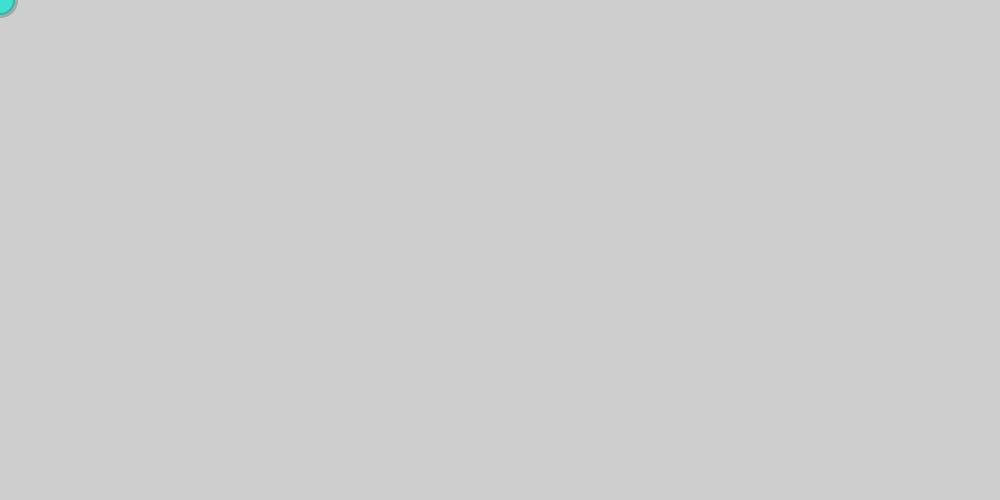
Frame 1 (no input)
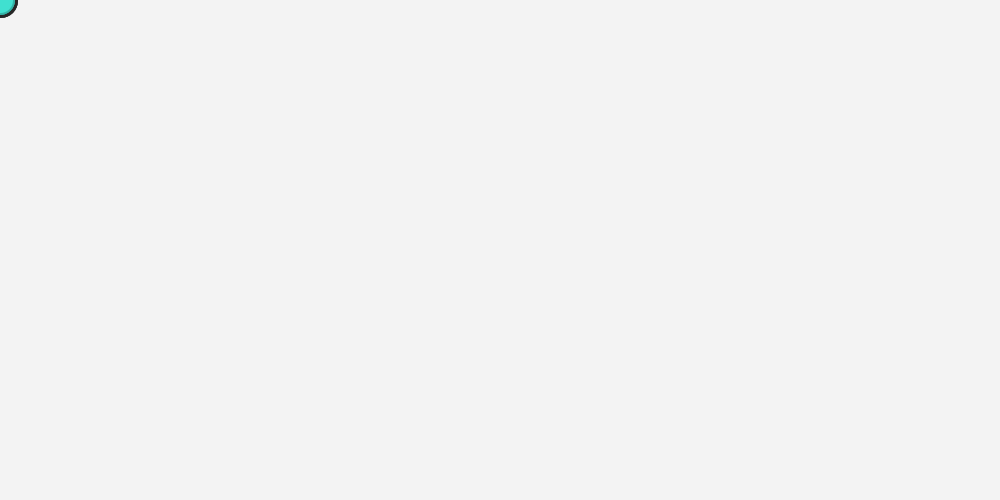
Frame 60 (the mouse pressed at the canvas centre just before this capture)
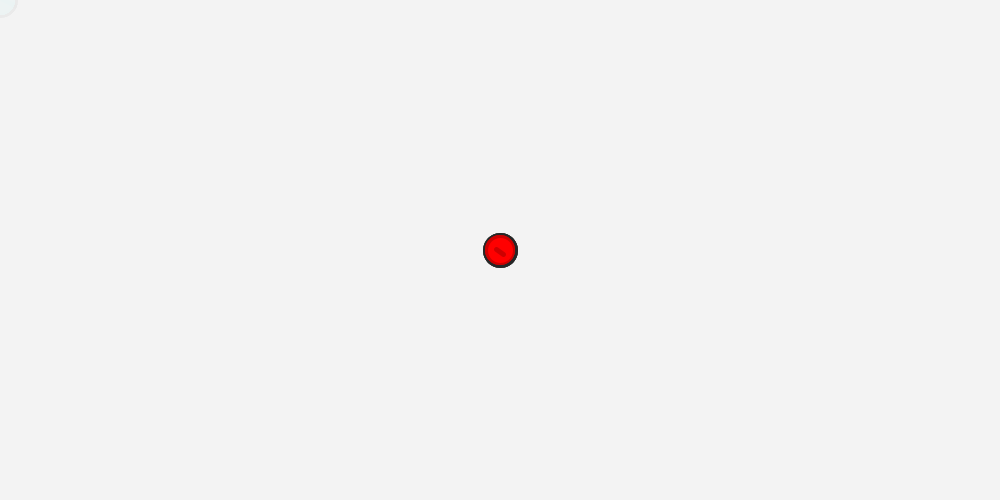
Frame 120 (the mouse held since frame 60 and released just before this capture)

The Processing sketch that drew these frames (run headless with seeded random() and noise(); from frame 60 on, the mouse is pressed at the canvas centre):

// Processing sketch: Aastha_DrawingAppv1
// ── Aastha_DrawingAppv1.pde

int circlesSpread = 5;

void setup(){
  size(1000,500);
  smooth();
  
}

void draw(){
  fill(255,10);
  noStroke();
  rect(0,0,width,height);
  
  strokeWeight(25);
  stroke(0,50);
  
  if(!mousePressed){  
    line(pmouseX,pmouseY,mouseX,mouseY);
  }
  
  strokeWeight(5);
    
   // section1 
  if(mouseX > width/2 && mouseY < height/2){
    float colorSpread = circlesSpread * 10;
    int colorChange = (int)random(55 + colorSpread, 55 + colorSpread);
    fill(255,255,0);
    ellipse(mouseX, mouseY, 30, 30);
  }
  //section 2
  else if (mouseX < width/2 && mouseY < height/2){
    //stroke(55,255,10,200);
    fill(64,224,208);
    ellipse(mouseX, mouseY, 30, 30);
  }
  //section3
    else if (mouseX < width/2 && mouseY > height/2){
    //stroke(55,255,10,200);
    fill(138,43,226);
    ellipse(mouseX, mouseY, 30, 30);
  }
  //section4
  else {
  fill(255,0,0);
    ellipse(mouseX, mouseY, 30, 30);
  }
  float randomPX = pmouseX + random(-circlesSpread,circlesSpread);
  float randomPY = pmouseY + random(-circlesSpread,circlesSpread);
  float randomX = mouseX + random(-circlesSpread,circlesSpread);
  float randomY = mouseY + random(-circlesSpread,circlesSpread);
  
  if(mousePressed)  line(randomPX,randomPY,randomX,randomY);
  
}
